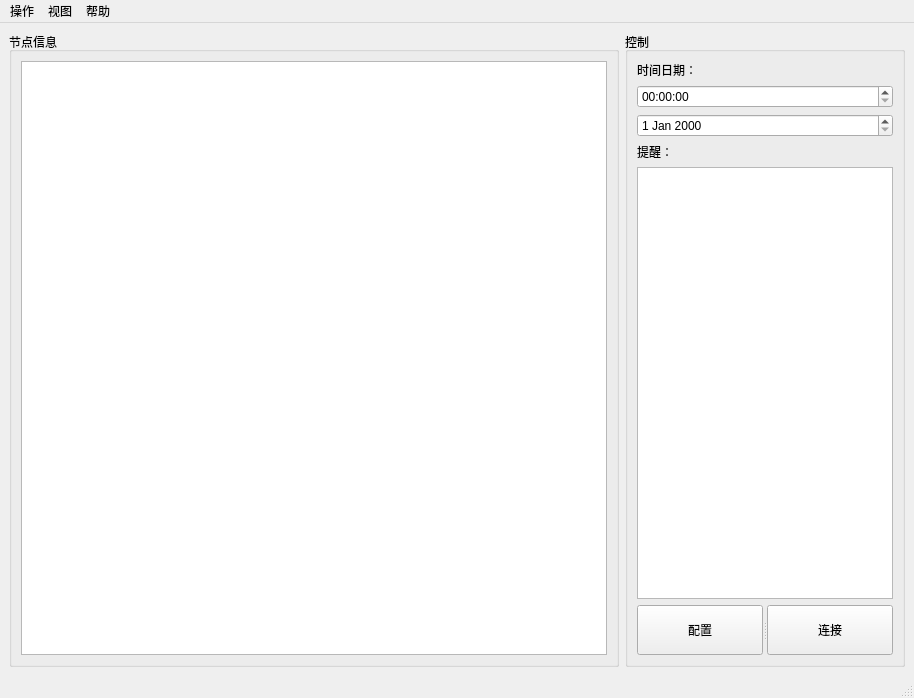
<?xml version="1.0" encoding="UTF-8"?>
<ui version="4.0">
 <class>MainWindow</class>
 <widget class="QMainWindow" name="MainWindow">
  <property name="geometry">
   <rect>
    <x>0</x>
    <y>0</y>
    <width>914</width>
    <height>698</height>
   </rect>
  </property>
  <property name="windowTitle">
   <string>MainWindow</string>
  </property>
  <widget class="QWidget" name="centralwidget">
   <layout class="QHBoxLayout" name="horizontalLayout">
    <item>
     <widget class="QGroupBox" name="previewerBox">
      <property name="sizePolicy">
       <sizepolicy hsizetype="Expanding" vsizetype="Expanding">
        <horstretch>0</horstretch>
        <verstretch>0</verstretch>
       </sizepolicy>
      </property>
      <property name="maximumSize">
       <size>
        <width>16777215</width>
        <height>16777215</height>
       </size>
      </property>
      <property name="title">
       <string>节点信息</string>
      </property>
      <layout class="QGridLayout" name="gridLayout">
       <item row="0" column="0">
        <widget class="QTableWidget" name="table_node_info">
         <property name="selectionBehavior">
          <enum>QAbstractItemView::SelectRows</enum>
         </property>
         <property name="columnCount">
          <number>0</number>
         </property>
        </widget>
       </item>
      </layout>
     </widget>
    </item>
    <item>
     <widget class="QGroupBox" name="groupBox">
      <property name="sizePolicy">
       <sizepolicy hsizetype="Preferred" vsizetype="Preferred">
        <horstretch>0</horstretch>
        <verstretch>0</verstretch>
       </sizepolicy>
      </property>
      <property name="maximumSize">
       <size>
        <width>280</width>
        <height>16777215</height>
       </size>
      </property>
      <property name="title">
       <string>控制</string>
      </property>
      <layout class="QVBoxLayout" name="verticalLayout">
       <item>
        <widget class="QLabel" name="label_2">
         <property name="text">
          <string>时间日期：</string>
         </property>
        </widget>
       </item>
       <item>
        <widget class="QTimeEdit" name="timeEdit"/>
       </item>
       <item>
        <widget class="QDateEdit" name="dateEdit"/>
       </item>
       <item>
        <widget class="QLabel" name="label">
         <property name="text">
          <string>提醒：</string>
         </property>
        </widget>
       </item>
       <item>
        <widget class="QPlainTextEdit" name="plainTextEdit"/>
       </item>
       <item>
        <widget class="QSplitter" name="splitter">
         <property name="minimumSize">
          <size>
           <width>0</width>
           <height>50</height>
          </size>
         </property>
         <property name="orientation">
          <enum>Qt::Horizontal</enum>
         </property>
         <widget class="QPushButton" name="button_config">
          <property name="text">
           <string>配置</string>
          </property>
          <property name="checkable">
           <bool>false</bool>
          </property>
         </widget>
         <widget class="QPushButton" name="button_open_serial">
          <property name="text">
           <string>连接</string>
          </property>
         </widget>
        </widget>
       </item>
      </layout>
      <zorder>button_open_serial</zorder>
      <zorder>button_config</zorder>
      <zorder>dateEdit</zorder>
      <zorder>plainTextEdit</zorder>
      <zorder>label</zorder>
      <zorder>label_2</zorder>
      <zorder>horizontalSpacer</zorder>
      <zorder>timeEdit</zorder>
     </widget>
    </item>
   </layout>
  </widget>
  <widget class="QMenuBar" name="menubar">
   <property name="geometry">
    <rect>
     <x>0</x>
     <y>0</y>
     <width>914</width>
     <height>23</height>
    </rect>
   </property>
   <widget class="QMenu" name="menu">
    <property name="title">
     <string>操作</string>
    </property>
    <addaction name="menu_config_serial"/>
    <addaction name="action_scan_node"/>
    <addaction name="action_5"/>
    <addaction name="separator"/>
    <addaction name="action_7"/>
    <addaction name="action_8"/>
    <addaction name="menu_exit"/>
   </widget>
   <widget class="QMenu" name="menu_2">
    <property name="title">
     <string>视图</string>
    </property>
    <addaction name="action_3"/>
    <addaction name="action_10"/>
    <addaction name="action_11"/>
   </widget>
   <widget class="QMenu" name="menu_3">
    <property name="title">
     <string>帮助</string>
    </property>
    <addaction name="action"/>
    <addaction name="action_2"/>
   </widget>
   <addaction name="menu"/>
   <addaction name="menu_2"/>
   <addaction name="menu_3"/>
  </widget>
  <widget class="QStatusBar" name="statusbar"/>
  <action name="action">
   <property name="text">
    <string>调试</string>
   </property>
  </action>
  <action name="action_2">
   <property name="text">
    <string>关于</string>
   </property>
  </action>
  <action name="action_3">
   <property name="text">
    <string>查看全部</string>
   </property>
  </action>
  <action name="action_scan_node">
   <property name="text">
    <string>扫描节点</string>
   </property>
  </action>
  <action name="action_5">
   <property name="text">
    <string>增加节点</string>
   </property>
  </action>
  <action name="action_7">
   <property name="text">
    <string>保存配置</string>
   </property>
  </action>
  <action name="action_8">
   <property name="text">
    <string>配置另存为</string>
   </property>
  </action>
  <action name="menu_exit">
   <property name="text">
    <string>退出</string>
   </property>
  </action>
  <action name="action_10">
   <property name="text">
    <string>单独查看</string>
   </property>
  </action>
  <action name="action_11">
   <property name="text">
    <string>曲线视图</string>
   </property>
  </action>
  <action name="menu_config_serial">
   <property name="text">
    <string>配置串口</string>
   </property>
  </action>
 </widget>
 <resources/>
 <connections>
  <connection>
   <sender>menu_exit</sender>
   <signal>triggered()</signal>
   <receiver>MainWindow</receiver>
   <slot>close()</slot>
   <hints>
    <hint type="sourcelabel">
     <x>-1</x>
     <y>-1</y>
    </hint>
    <hint type="destinationlabel">
     <x>451</x>
     <y>362</y>
    </hint>
   </hints>
  </connection>
 </connections>
</ui>
